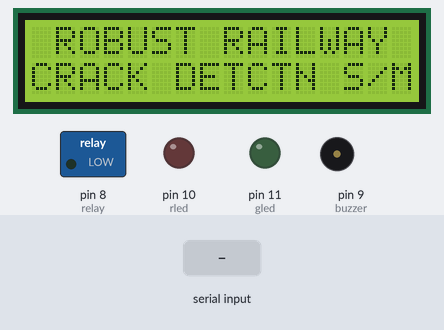
The sketch below on a simulated Arduino Uno, built with avr-gcc and run on an emulated ATmega328P. On the bench: 16×2 character LCD, switched loads named in the sketch (green lamp = pin HIGH), output pins drawn as LEDs (lit = HIGH), buzzer (waves = sounding, pin HIGH). The test bench sets the inputs (shaded band). What the sketch prints to the serial monitor is not drawn. At 11.3 s the program stops and its outputs stay as they are.

Above: at 1.1 s.
At 3.9 s:
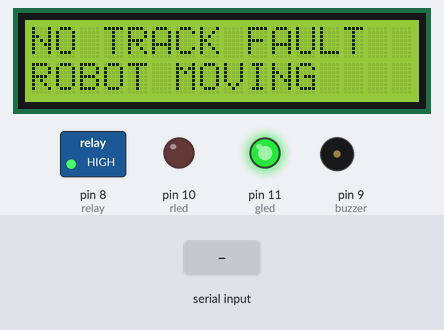
4.0 s: "CRACK" received over the second serial link
At 5.5 s:
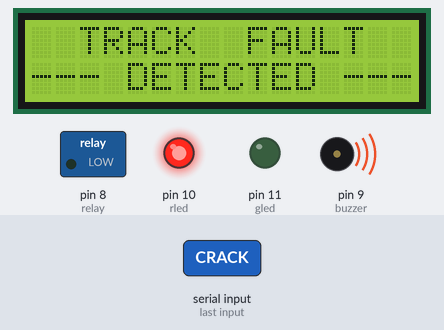
At 7.5 s:
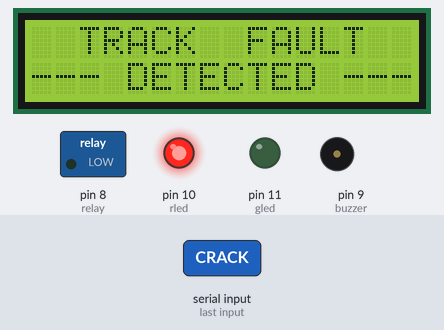
Timing chart, 0 to 9.0 s (numbered marks = the images above; inputs shaded):
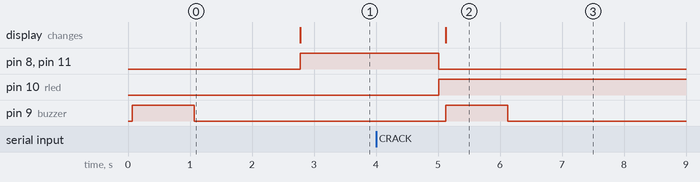

The sketch:

rx_of_railway_track_crack_fault_detection_VITS.ino
```cpp
#include <SoftwareSerial.h>
#include <LiquidCrystal.h>
#include <String.h>

#define relay 8
#define gled 11
#define rled 10
#define buzzer 9

String read_msg = "\0";

LiquidCrystal lcd (2,3,4,5,6,7);
SoftwareSerial zigbee(12,13);

void beep ()
{
  digitalWrite(buzzer,HIGH); delay(1000);
  digitalWrite(buzzer,LOW); delay(200);
}

void setup() {
  // put your setup code here, to run once:
Serial.begin(9600);
zigbee.begin(9600);
Serial.println("power up");
lcd.begin(16,2);

pinMode(buzzer,OUTPUT);
pinMode(relay,OUTPUT);
pinMode(gled,OUTPUT);
pinMode(rled,OUTPUT);


lcd.clear();
lcdstring(0,0," ROBUST RAILWAY ");
lcdstring(0,1,"CRACK DETCTN S/M");
beep ();
delay(1500);

}

void loop() {
  // put your main code here, to run repeatedly:
while(zigbee.available() != 0)
  {
    read_msg = zigbee.readString();
    Serial.println("read_msg is = "); Serial.println(read_msg);
 }

 if (read_msg.indexOf("CRACK") != (-1))
 {
  digitalWrite(gled,LOW);
  digitalWrite(rled,HIGH);
digitalWrite(relay,LOW);
delay(100);
   lcd.clear();
  lcdstring(0,0,"  TRACK  FAULT  ");
  lcdstring(0,1,"--- DETECTED ---");
  beep ();
  delay(5000);
  while (1);
 }
 else
 {

  digitalWrite(rled,LOW);
  digitalWrite(gled,HIGH);
   lcd.clear();
  lcdstring(0,0,"NO TRACK FAULT     ");
  lcdstring(0,1,"ROBOT MOVING      ");
  digitalWrite(relay,HIGH);
  delay(200);

 }
}// loop
void lcdstring (int a, int b, String data)
{
  lcd.setCursor(a,b);
  lcd.print(data);
}
```

Measured:
- after the input at 4.0 s, pin 8 (relay), pin 11 (gled): HIGH → LOW after 1.0 s; pin 10 (rled): LOW → HIGH after 1.0 s; pin 9 (buzzer): LOW → HIGH after 1.1 s, → LOW 1.0 s later; the display: changes after 1.1 s (image 2)
